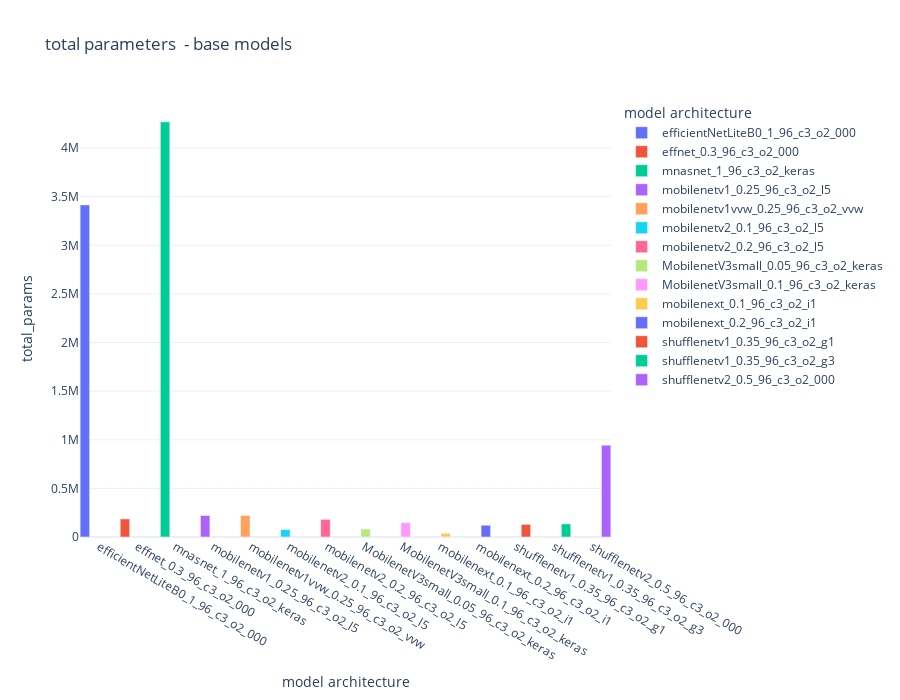

The code cell stored with this chart in its notebook:
### Code cell
def plot_model_parameters(df, title=""):
    fig = px.bar(df, 
                x="architecture", 
                color= "architecture",  # "leader"
                y='total_params',
                labels={"architecture": "model architecture",
                            #"size": "size",
                            #"value": "kB"
                            },
                title=f"total parameters {title}",
                barmode='group',
                #hover_data=['architecture', 'size'],
                height=height,
                template=template
                )

    fig.update_traces(width=bar_width)
    #fig.show()
    return fig

plot_model_parameters(basemodels, title=" - base models")

### Figure 1 — Plotly figure (JSON) as saved in the notebook; plotly's stock layout.template omitted (floating-point values rounded to 4 significant figures)
{"data": [{"alignmentgroup": "True", "hovertemplate": "model architecture=%{x}<br>total_params=%{y}<extra></extra>", "legendgroup": "efficientNetLiteB0_1_96_c3_o2_000", "marker": {"color": "#636efa", "pattern": {"shape": ""}}, "name": "efficientNetLiteB0_1_96_c3_o2_000", "offsetgroup": "efficientNetLiteB0_1_96_c3_o2_000", "orientation": "v", "showlegend": true, "textposition": "auto", "type": "bar", "width": 0.25, "x": ["efficientNetLiteB0_1_96_c3_o2_000"], "xaxis": "x", "y": [3415586], "yaxis": "y"}, {"alignmentgroup": "True", "hovertemplate": "model architecture=%{x}<br>total_params=%{y}<extra></extra>", "legendgroup": "effnet_0.3_96_c3_o2_000", "marker": {"color": "#EF553B", "pattern": {"shape": ""}}, "name": "effnet_0.3_96_c3_o2_000", "offsetgroup": "effnet_0.3_96_c3_o2_000", "orientation": "v", "showlegend": true, "textposition": "auto", "type": "bar", "width": 0.25, "x": ["effnet_0.3_96_c3_o2_000"], "xaxis": "x", "y": [186146], "yaxis": "y"}, {"alignmentgroup": "True", "hovertemplate": "model architecture=%{x}<br>total_params=%{y}<extra></extra>", "legendgroup": "mnasnet_1_96_c3_o2_keras", "marker": {"color": "#00cc96", "pattern": {"shape": ""}}, "name": "mnasnet_1_96_c3_o2_keras", "offsetgroup": "mnasnet_1_96_c3_o2_keras", "orientation": "v", "showlegend": true, "textposition": "auto", "type": "bar", "width": 0.25, "x": ["mnasnet_1_96_c3_o2_keras"], "xaxis": "x", "y": [4269716], "yaxis": "y"}, {"alignmentgroup": "True", "hovertemplate": "model architecture=%{x}<br>total_params=%{y}<extra></extra>", "legendgroup": "mobilenetv1_0.25_96_c3_o2_l5", "marker": {"color": "#ab63fa", "pattern": {"shape": ""}}, "name": "mobilenetv1_0.25_96_c3_o2_l5", "offsetgroup": "mobilenetv1_0.25_96_c3_o2_l5", "orientation": "v", "showlegend": true, "textposition": "auto", "type": "bar", "width": 0.25, "x": ["mobilenetv1_0.25_96_c3_o2_l5"], "xaxis": "x", "y": [221794], "yaxis": "y"}, {"alignmentgroup": "True", "hovertemplate": "model architecture=%{x}<br>total_params=%{y}<extra></extra>", "legendgroup": "mobilenetv1vvw_0.25_96_c3_o2_vvw", "marker": {"color": "#FFA15A", "pattern": {"shape": ""}}, "name": "mobilenetv1vvw_0.25_96_c3_o2_vvw", "offsetgroup": "mobilenetv1vvw_0.25_96_c3_o2_vvw", "orientation": "v", "showlegend": true, "textposition": "auto", "type": "bar", "width": 0.25, "x": ["mobilenetv1vvw_0.25_96_c3_o2_vvw"], "xaxis": "x", "y": [221794], "yaxis": "y"}, {"alignmentgroup": "True", "hovertemplate": "model architecture=%{x}<br>total_params=%{y}<extra></extra>", "legendgroup": "mobilenetv2_0.1_96_c3_o2_l5", "marker": {"color": "#19d3f3", "pattern": {"shape": ""}}, "name": "mobilenetv2_0.1_96_c3_o2_l5", "offsetgroup": "mobilenetv2_0.1_96_c3_o2_l5", "orientation": "v", "showlegend": true, "textposition": "auto", "type": "bar", "width": 0.25, "x": ["mobilenetv2_0.1_96_c3_o2_l5"], "xaxis": "x", "y": [77494], "yaxis": "y"}, {"alignmentgroup": "True", "hovertemplate": "model architecture=%{x}<br>total_params=%{y}<extra></extra>", "legendgroup": "mobilenetv2_0.2_96_c3_o2_l5", "marker": {"color": "#FF6692", "pattern": {"shape": ""}}, "name": "mobilenetv2_0.2_96_c3_o2_l5", "offsetgroup": "mobilenetv2_0.2_96_c3_o2_l5", "orientation": "v", "showlegend": true, "textposition": "auto", "type": "bar", "width": 0.25, "x": ["mobilenetv2_0.2_96_c3_o2_l5"], "xaxis": "x", "y": [181586], "yaxis": "y"}, {"alignmentgroup": "True", "hovertemplate": "model architecture=%{x}<br>total_params=%{y}<extra></extra>", "legendgroup": "MobilenetV3small_0.05_96_c3_o2_keras", "marker": {"color": "#B6E880", "pattern": {"shape": ""}}, "name": "MobilenetV3small_0.05_96_c3_o2_keras", "offsetgroup": "MobilenetV3small_0.05_96_c3_o2_keras", "orientation": "v", "showlegend": true, "textposition": "auto", "type": "bar", "width": 0.25, "x": ["MobilenetV3small_0.05_96_c3_o2_keras"], "xaxis": "x", "y": [81706], "yaxis": "y"}, {"alignmentgroup": "True", "hovertemplate": "model architecture=%{x}<br>total_params=%{y}<extra></extra>", "legendgroup": "MobilenetV3small_0.1_96_c3_o2_keras", "marker": {"color": "#FF97FF", "pattern": {"shape": ""}}, "name": "MobilenetV3small_0.1_96_c3_o2_keras", "offsetgroup": "MobilenetV3small_0.1_96_c3_o2_keras", "orientation": "v", "showlegend": true, "textposition": "auto", "type": "bar", "width": 0.25, "x": ["MobilenetV3small_0.1_96_c3_o2_keras"], "xaxis": "x", "y": [146714], "yaxis": "y"}, {"alignmentgroup": "True", "hovertemplate": "model architecture=%{x}<br>total_params=%{y}<extra></extra>", "legendgroup": "mobilenext_0.1_96_c3_o2_i1", "marker": {"color": "#FECB52", "pattern": {"shape": ""}}, "name": "mobilenext_0.1_96_c3_o2_i1", "offsetgroup": "mobilenext_0.1_96_c3_o2_i1", "orientation": "v", "showlegend": true, "textposition": "auto", "type": "bar", "width": 0.25, "x": ["mobilenext_0.1_96_c3_o2_i1"], "xaxis": "x", "y": [38801], "yaxis": "y"}, {"alignmentgroup": "True", "hovertemplate": "model architecture=%{x}<br>total_params=%{y}<extra></extra>", "legendgroup": "mobilenext_0.2_96_c3_o2_i1", "marker": {"color": "#636efa", "pattern": {"shape": ""}}, "name": "mobilenext_0.2_96_c3_o2_i1", "offsetgroup": "mobilenext_0.2_96_c3_o2_i1", "orientation": "v", "showlegend": true, "textposition": "auto", "type": "bar", "width": 0.25, "x": ["mobilenext_0.2_96_c3_o2_i1"], "xaxis": "x", "y": [120913], "yaxis": "y"}, {"alignmentgroup": "True", "hovertemplate": "model architecture=%{x}<br>total_params=%{y}<extra></extra>", "legendgroup": "shufflenetv1_0.35_96_c3_o2_g1", "marker": {"color": "#EF553B", "pattern": {"shape": ""}}, "name": "shufflenetv1_0.35_96_c3_o2_g1", "offsetgroup": "shufflenetv1_0.35_96_c3_o2_g1", "orientation": "v", "showlegend": true, "textposition": "auto", "type": "bar", "width": 0.25, "x": ["shufflenetv1_0.35_96_c3_o2_g1"], "xaxis": "x", "y": [129884], "yaxis": "y"}, {"alignmentgroup": "True", "hovertemplate": "model architecture=%{x}<br>total_params=%{y}<extra></extra>", "legendgroup": "shufflenetv1_0.35_96_c3_o2_g3", "marker": {"color": "#00cc96", "pattern": {"shape": ""}}, "name": "shufflenetv1_0.35_96_c3_o2_g3", "offsetgroup": "shufflenetv1_0.35_96_c3_o2_g3", "orientation": "v", "showlegend": true, "textposition": "auto", "type": "bar", "width": 0.25, "x": ["shufflenetv1_0.35_96_c3_o2_g3"], "xaxis": "x", "y": [134798], "yaxis": "y"}, {"alignmentgroup": "True", "hovertemplate": "model architecture=%{x}<br>total_params=%{y}<extra></extra>", "legendgroup": "shufflenetv2_0.5_96_c3_o2_000", "marker": {"color": "#ab63fa", "pattern": {"shape": ""}}, "name": "shufflenetv2_0.5_96_c3_o2_000", "offsetgroup": "shufflenetv2_0.5_96_c3_o2_000", "orientation": "v", "showlegend": true, "textposition": "auto", "type": "bar", "width": 0.25, "x": ["shufflenetv2_0.5_96_c3_o2_000"], "xaxis": "x", "y": [944578], "yaxis": "y"}], "layout": {"barmode": "group", "height": 700, "legend": {"title": {"text": "model architecture"}, "tracegroupgap": 0}, "title": {"text": "total parameters  - base models"}, "xaxis": {"anchor": "y", "categoryarray": ["efficientNetLiteB0_1_96_c3_o2_000", "effnet_0.3_96_c3_o2_000", "mnasnet_1_96_c3_o2_keras", "mobilenetv1_0.25_96_c3_o2_l5", "mobilenetv1vvw_0.25_96_c3_o2_vvw", "mobilenetv2_0.1_96_c3_o2_l5", "mobilenetv2_0.2_96_c3_o2_l5", "MobilenetV3small_0.05_96_c3_o2_keras", "MobilenetV3small_0.1_96_c3_o2_keras", "mobilenext_0.1_96_c3_o2_i1", "mobilenext_0.2_96_c3_o2_i1", "shufflenetv1_0.35_96_c3_o2_g1", "shufflenetv1_0.35_96_c3_o2_g3", "shufflenetv2_0.5_96_c3_o2_000"], "categoryorder": "array", "domain": [0, 1], "title": {"text": "model architecture"}}, "yaxis": {"anchor": "x", "domain": [0, 1], "title": {"text": "total_params"}}}}
